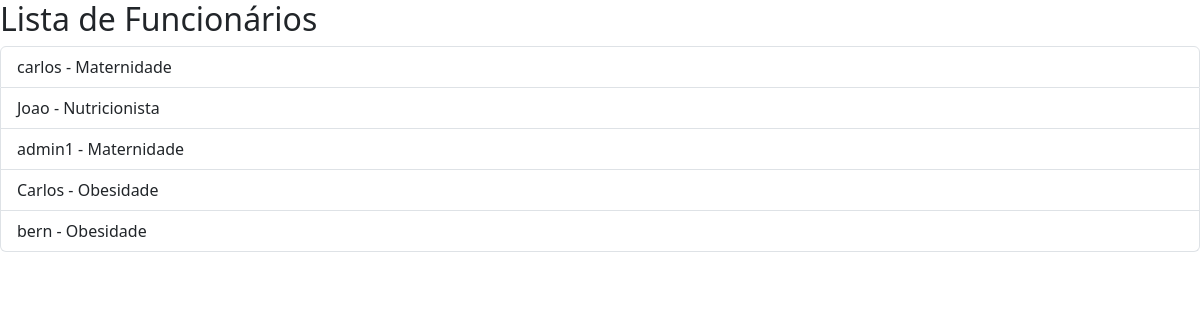
The page /funcionarios/ on the database as committed earlier.
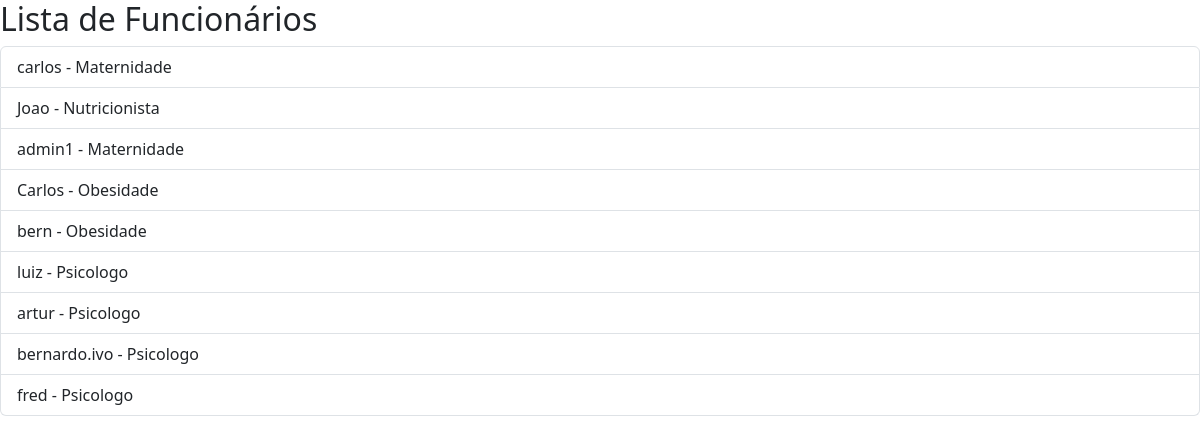
The same page on the database as committed later.
### sistema/models.py (models this page shows, shortened)
class PerfilFuncionario(models.Model):
    usuario = models.OneToOneField(User, on_delete=models.CASCADE)
    especialidade = models.CharField(max_length=100)

### sistema/views.py (the view)
# urls.py: path('funcionarios/', views.listar_funcionarios, name='listar_funcionarios'),
def listar_funcionarios(request):
    funcionarios = PerfilFuncionario.objects.all()
    return render(request, 'listar_funcionarios.html', {'funcionarios': funcionarios})

### sistema/templates/listar_funcionarios.html (shortened to what this page needs)
{% extends 'base.html' %}
{% block content %}
<h2>Lista de Funcionários</h2>
<ul class="list-group">
    {% for f in funcionarios %}
        <li class="list-group-item">
            {{ f.usuario.username }} - {{ f.especialidade }}
        </li>
    {% empty %}
        <li class="list-group-item">Nenhum funcionário cadastrado.</li>
    {% endfor %}
</ul>
{% endblock %}

### sistema/templates/base.html (shortened to what this page needs)
<!DOCTYPE html>
<html lang="pt-br">
<head>
    <link href="https://cdn.jsdelivr.net/npm/bootstrap@5.3.0/dist/css/bootstrap.min.css" rel="stylesheet">
</head>
<body>
{% block content %}{% endblock %}
</body>
</html>

### sistema/templates/base.html (style rules this page uses)
body, html { height: 100%; margin: 0; }

Rows that differ between the two databases and show on the page:
added PerfilFuncionario: usuario.username "luiz", especialidade "Psicologo"
added PerfilFuncionario: usuario.username "artur", especialidade "Psicologo"
added PerfilFuncionario: usuario.username "bernardo.ivo", especialidade "Psicologo"
added PerfilFuncionario: usuario.username "fred", especialidade "Psicologo"
